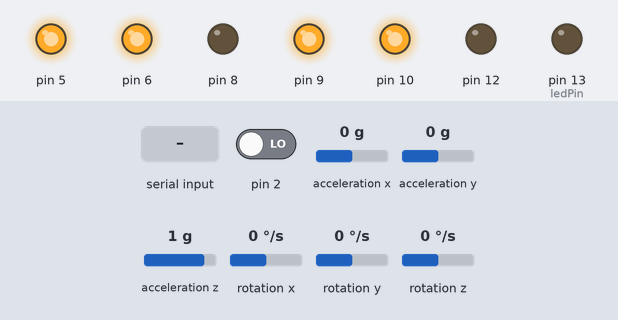
Bench run of a sketch on a simulated Arduino Uno, built with avr-gcc and run on an emulated ATmega328P. On the bench: output pins drawn as LEDs (lit = HIGH). The inputs (shaded band) are chosen by the test bench; at power-on: acceleration y 0 g, acceleration z 1 g, pin 2 LOW, acceleration x 0 g, rotation x 0 °/s, rotation y 0 °/s, rotation z 0 °/s. The sensor or clock chip raises its interrupt line as the real part does.

Above: at 1.7 s.
1.8 s: acceleration y set to 0.8 g
At 2.4 s:
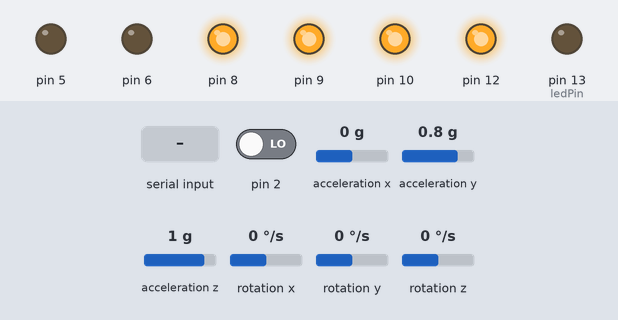
3.3 s: "L" received over the second serial link
At 4.3 s:
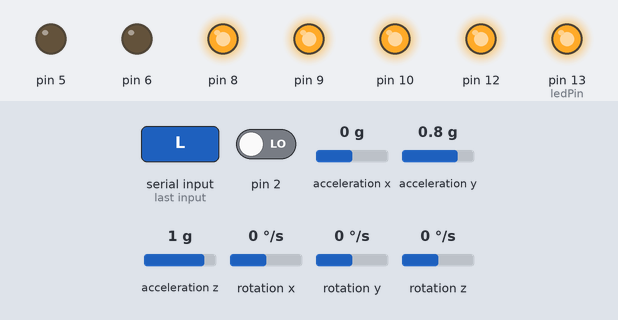
4.8 s: acceleration z set to 1.4 g
At 5.9 s:
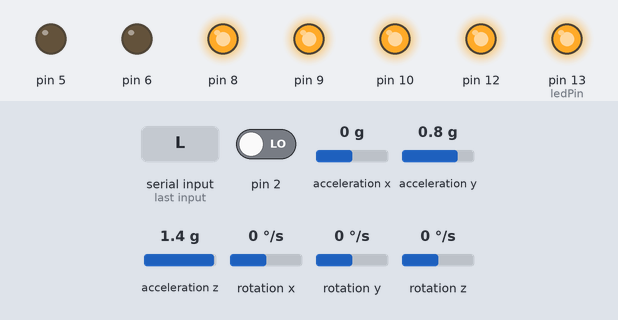
6.3 s: acceleration y set to -1.4 g
At 7.0 s:
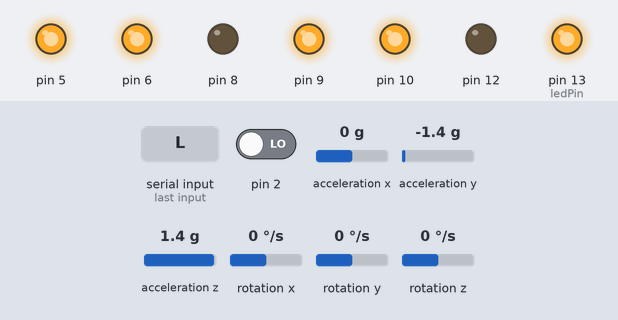
7.8 s: acceleration y set to 1.4 g
At 8.5 s:
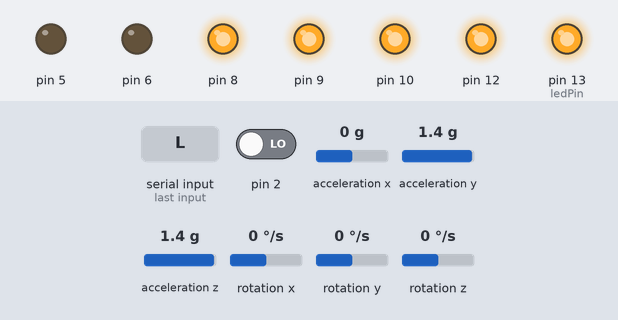
Timing chart, 0 to 10.3 s (numbered marks = the images above; inputs shaded):
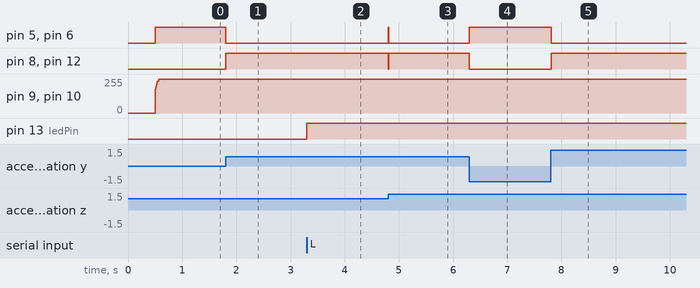

The sketch:

Codigo_Equilibrista_Vertical.ino
```cpp
#include <PID_v1.h> // Inclui biblioteca do PID
#include <LMotorController.h> // Inclui biblioteca do controlador de motores DC
#include "I2Cdev.h"  // Inclui a biblioteca I2C (Protocolo de comunicação usado pelo MPU6050)
#include<SoftwareSerial.h>

#include "MPU6050_6Axis_MotionApps20.h" // Inclui a biblioteca MPU6050_6Axis_MotionApps20 (Configuração do modo escolhido para setup no MPU6050)


#if I2CDEV_IMPLEMENTATION == I2CDEV_ARDUINO_WIRE //Implementa se necessário uma comunicação para o arduino com o protocolo I2C incluindo-se a biblioteca Wire
    #include "Wire.h" // Inclui biblioteca Wire (Comunicação do arduino com o protocolo I2C)
#endif //Fim da macro condição

#define LOG_INPUT 0 // Define a constante LOG_INPUT, se for diferente de 0 imprime no serial os valores obtidos pelo giroscópio; se for 0 não imprime
#define MANUAL_TUNING 0 // Define a constante MANUAL_TUNING, se for diferente de 0 a configuração do PID se dar por forma manual (Através dos potenciômetros); se for 0 usa o PID pré-definido
#define LOG_PID_CONSTANTS 0 //Define a constante LOG_PID_CONSTANTS, se for diferente de 0 imprime no serial os valores manuiais obtidos de Kp, Ki e Kd; se for 0 não imprime
#define MIN_ABS_SPEED 30 // Define a constante MIN_ABS_SPEED, que será o menor valor de velocidade para os motores
#define BLUETOOTH 1

//Bluetooth

const int rxpin = 4; // pin used to receive (not used in this version)
const int txpin = 11; // pin used to send to LCD

SoftwareSerial bluetooth(rxpin, txpin); // new serial port on pins 11 and 4 (TX, RX no Bluetooth)

const int ledPin = 13;
int incomingByte;

// MPU

MPU6050 mpu; //Inclui as funções do MPU6050

// MPU controle/status das variáveis
bool dmpReady = false;  // Verifica se a conexão com o DMP (Digital Motion Processor) no MPU6050 foi realizada com sucesso, se sim recebe True
uint8_t mpuIntStatus;   // Mantém o byte atual do estado de interrupção do MPU6050
uint8_t devStatus;      // Retorno após cada operação do dispositivo com a comunicação I2Cdev (se for igual a 0 sucesso, se for diferente de 0 erro)
uint16_t packetSize;    // Tamanho do pacote DMP esperado (o padrão é 42 bytes)
uint16_t fifoCount;     // Contagem de todos os bytes atualmente no FIFO (acrônimo para First In, First Out, que em português significa primeiro a entrar, primeiro a sair)
uint8_t fifoBuffer[64]; // Buffer de armazenamento do FIFO

// Orientação/Movimento das variáveis
Quaternion q;           // [w, x, y, z]         Recipiente quaternion
VectorFloat gravity;    // [x, y, z]            Vetor gravidade
float ypr[3];           // [yaw, pitch, roll]   yaw/pitch/roll Recipiente e vetor gravidade (ypr[3] é igual a 3 pois usamos o valor de roll)


// PID

#if MANUAL_TUNING // Macro condição, se a constante MANUAL-TUNING for diferente de 0 realiza os comandos do encadeamento abaixo
  double kp , ki, kd; // Define kp, ki e kd como sendo do tipo double
  double prevKp, prevKi, prevKd; // Define prevKp, prevKi e prevKd como sendo do tipo double
#endif // Encerra a Macro condição

double anguloMovimentar = 3;
double originalSetpoint = 5;
double setpoint = originalSetpoint; // Define setpoint como sqendo do tipo double e igual ao originalSetpoint (Para efeito de cálculos no PID)
double input, output; // Define input e output como sendo do tipo double (Valores de entrada e saída do cálculo PID)

#if MANUAL_TUNING // Macro condição, se a constante MANUAL_TUNING for diferente de 0 realiza o comando abaixo (Ajuste do PID de forma Manual com potenciômetros)
  PID pid(&input, &output, &setpoint, 0, 0, 0, DIRECT); // Define a função do PID com os valores informados para o input, output, setpoint, Kp, Ki, Kd e o sentido de direção do controle
#else // Macro condição, se não for diferente de 0 realiza o comando abaixo (Ajuste pré-definido do PID, "forma Automática")
  PID pid(&input, &output, &setpoint, 30, 350, 1.7, DIRECT); // Define a função do PID com os valores informados para o input, output, setpoint, Kp, Ki, Kd e o sentido de direção do controle
#endif  // Encerra a Macro condição
//Obs: Valores Manuais para o PID melhores aceitos no nosso robô KP = 21 KI = 47 KD = 0.4
//Atualizacao KP = 30, KI = 350, KD = 1.7

// Controle do MOTOR


int ENA = 9; // Pino de Saída do controle PWM do motor Esquerdo
int IN1 = 5; // Pino de Saída da ligação do motor Esquerdo, HIGH ou LOW
int IN2 = 8; // Pino de Saída da ligação do motor Esquerdo, HIGH ou LOW
int IN3 = 6; // Pino de Saída da ligação do motor Direito, HIGH ou LOW
int IN4 = 12; // Pino de Saída da ligação do motor Direito, HIGH ou LOW
int ENB = 10; // Pino de Saída do controle PWM do motor Direito

int velocidadeMotorA = 1;
int velocidadeMotorB = 1;

LMotorController motorController(ENA, IN1, IN2, ENB, IN3, IN4, velocidadeMotorA, velocidadeMotorB); // Define os pinos na função da biblioteca de controle de motores DC e as constantes de velocidade dos motores


// Temporizador


long time1Hz = 0; // Define time1Hz como sendo do tipo long


// MPU e DMP
volatile bool mpuInterrupt = false;     // indica se o pino de interrupção do MPU6050 foi alto (HIGH)
void dmpDataReady() // Define a função dmpDataReady para verificação de inicialização do DMP (Digital Motion Processor)
{
    mpuInterrupt = true; // Análisa se houve interrupção do MPU6050 se sim recebe True
}


void setup() //Função de configuração do setup para inicialização no arduino
{
    // aderir ao barramento I2C (a biblioteca I2Cdev não faz isso automaticamente)
    #if I2CDEV_IMPLEMENTATION == I2CDEV_ARDUINO_WIRE  // Verifica se a implementação da comunicação I2Cdev com o arduino é compatível com as funções I2CDEV_ARDUINO_WIRE
        Wire.begin(); // Inicia a comunicação com o MPU6050 e o arduino
        TWBR = 24; // Define a velocidade do Clock de comunicação do MPU e o CPU do arduino
    #elif I2CDEV_IMPLEMENTATION == I2CDEV_BUILTIN_FASTWIRE //Se não, verifica se a implementação da comunicação I2Cdev com o arduino é compatível com as funções I2CDEV_BUILTIN_FASTWIRE
        Fastwire::setup(400, true); // Inicia a função de comunicação do MPU com o arduino pela biblioteca Fastwire definindo os paramêtros da função
    #endif // Encerra a Macro condição

    bluetooth.begin(115200); //Inicia a porta de comunicção Serial com o bluetooth
    Serial.begin(115200); //Inicia a porta de comunicação Serial

    //Configura porta do led como saída

    pinMode(ledPin, OUTPUT);

    // Inicia o dispostivo de comunicação I2C (MPU6050)
    mpu.initialize(); // Função de inicialização do MPU6050

    #if BLUETOOTH
      // Verifica a conexão do dispositivo com o arduino
      bluetooth.println(mpu.testConnection() ? F("MPU6050 connection successful") : F("MPU6050 connection failed")); //Realiza a função de teste de conexão com o MPU e imprime se falhou ou funcionou
    #else
      Serial.println(mpu.testConnection() ? F("MPU6050 connection successful") : F("MPU6050 connection failed")); //Realiza a função de teste de conexão com o MPU e imprime se falhou ou funcionou
    #endif

    // Carrega e configura o DMP (Digital Motion Processor)
    devStatus = mpu.dmpInitialize(); // Invoca a função de inicialização do DMP e salva seu retorno na variável devStatus

    // Forneça os valores de deslocamentos do giroscópio, ajustados para a sensibilidade mínima
    mpu.setXGyroOffset(220); // Define o valor como paramêtro da função para o ângulo X do Giroscópio
    mpu.setYGyroOffset(76); // Define o valor como paramêtro da função para o ângulo Y do Giroscópio
    mpu.setZGyroOffset(-85); // Define o valor como paramêtro da função para o ângulo z do Giroscópio
    mpu.setZAccelOffset(1788); // Define o valor como paramêtro da função para o ângulo Z do Acelerômetro

    // Certifica-se se o valor da inicialização do DMP foi realizada com sucesso (retorna 0 se assim for)
    if (devStatus == 0)
    {
        // Liga o DMP, agora que está ok (Passou no teste)
        mpu.setDMPEnabled(true); // Invoca a função de habilitação do DMP passando o paramêtro verdadeiro

        // Ativa a detecção de interrupção do Arduino
        attachInterrupt(0, dmpDataReady, RISING); // Invoca a função de interrupção do MPU6050 com os paramêtros fornecidos entre parênteses
        mpuIntStatus = mpu.getIntStatus(); // Invoca a função do status do funcionamento da interrupção do MPU6050 e salva o retorno na variável mpuIntStatus

        // define nosso sinalizador DMP Ready para que a função loop () principal saiba que está tudo ok
        dmpReady = true; // A variável dmpReady recebe o valor bolleano Verdadeiro

        // obter tamanho de pacote DMP esperado para comparação posterior
        packetSize = mpu.dmpGetFIFOPacketSize();

        // Configuração do PID

        pid.SetMode(AUTOMATIC); // Invoca a função de definição do modo do PID e realiza o setup da forma escolhida
        pid.SetSampleTime(10); // Invoca a função do tempo de amostragem do PID (Tempo de realização dos cálculos em milisegundos)
        pid.SetOutputLimits(-255, 255); // Invoca a função da saída limite do PID e define os valores máximo e mínimo
    }
}


void loop()  //Função de configuração do loop de repetição do arduino
{
    // se a programação de configuração falhou, não realiza nada do loop
    if (!dmpReady) return;

    // aguarde interrupção do MPU com pacote(s) extra disponível
    while (!mpuInterrupt && fifoCount < packetSize)
    {

        // Quando o MPU6050 envia os dados, é executado os cálculos do PID e de acordo com o cálculo define a velocidade de saída para os motores
        pid.Compute(); // Invoca a função do cálculo do PID da biblioteca do arduino
        motorController.move(output * velocidadeMotorA, output * velocidadeMotorB, MIN_ABS_SPEED); // Invoca a função de controle dos motores DC Usando como paramêtros os motores a velocidade (output do PID) e a velociade Mínima
        unsigned long currentMillis = millis(); // Define currentMillis como sendo do tipo unsigned long, que recebe os milisegundos de cada loop

        if (currentMillis - time1Hz >= 1000) // Se o tempo de currentMillis menos o tempo de time1Hz for menor ou igual a 1000 realiza o código abaixo
        {
            loopAt1Hz(); // Invoca a função loopAt1Hz que está definida próxima ao final do código
            time1Hz = currentMillis; // Define que a variável time1Hz é igual a variável currentMillis (De 1000 em 1000 "A cada segundo")
        }

    }

    // redefini o sinalizador de interrupção e obtém o valor do byte INT_STATUS
    mpuInterrupt = false; // A variável mpuInterrupt recebe Falso para redefinição
    mpuIntStatus = mpu.getIntStatus(); // A variável mpuIntStatus recebe o valor do estado do byte de interrupção do MPU6050

    // Obter conta FIFO atual
    fifoCount = mpu.getFIFOCount();

    // Verifica se ocorre Overflow "estouro da memória" (Não deve acontecer com frêquencia)
    if ((mpuIntStatus & 0x10) || fifoCount == 1024)
    {
        // Se acontecer o overflow o FIFO do MPU6050 é resetado para continuar limpo
        mpu.resetFIFO(); // Função que reseta o FIFO (acrônimo para First In, First Out, que em português significa primeiro a entrar, primeiro a sair) do MPU6050
    }

    // Caso contrário, verifica se há interrupção pronta de dados do DMP (isso deve acontecer com freqüência)
    else if (mpuIntStatus & 0x02)
    {
        // Aguarda o comprimento correto dos dados disponíveis, deve ser uma espera MUITO curta
        while (fifoCount < packetSize) fifoCount = mpu.getFIFOCount();

        // Ler um pacote de FIFO
        mpu.getFIFOBytes(fifoBuffer, packetSize);

        // Pista FIFO contagem aqui caso haja mais que 1 pacote disponível
        // (Isso nos permite ler imediatamente mais sem esperar por uma interrupção de novos dados)
        fifoCount -= packetSize;

        mpu.dmpGetQuaternion(&q, fifoBuffer); // Lê os valores do recepiente quartenion do MPU6050 obtidos pelo DMP e com uma ordem FIFO
        mpu.dmpGetGravity(&gravity, &q); // Lê os valores da gravidade do MPU6050 obtidos pelo DMP e com uma ordem FIFO
        mpu.dmpGetYawPitchRoll(ypr, &q, &gravity); // Lê os valores de Yaw, Pitch e Roll do MPU6050 obtidos pelo DMP e com uma ordem FIFO
        #if LOG_INPUT // Se a constante LOG_INPUT da Macro decisão for diferente de 0 imprime no Serial os valores de Yaw, Pitch e Roll obtidos pelo MPU6050, Se for igual a 0 não imprime
            Serial.print("ypr\t"); // Imprime no Serial, "ypr" (Que significa Yaw, Pitch e Roll, respectivamente do MPU6050)
            Serial.print(ypr[0] * 180/M_PI); // Imprime no Serial, o valor de Yaw
            Serial.print("\t"); // Imprime um espaçamento de tabulação (tab)
            Serial.print(ypr[1] * 180/M_PI); // Imprime no Serial, o valor de Pitch
            Serial.print("\t"); // Imprime um espaçamento de tabulação (tab)
            Serial.println(ypr[2] * 180/M_PI); // Imprime no Serial, o valor de Roll
        #endif // Encerra a Macro condição
        input = ypr[2] * 180/M_PI; // Seleciona o valor desejado para o programa, se ypr[0] = Yaw, se ypr[1] = Pitch, se ypr[2] = Roll
                                         // Armazena no input para o cálculo do PID o valor desejado para o robô, (No nosso caso o valor de Roll ypr[2])
   }
   #if BLUETOOTH
      bluetooth_control();
   #endif
}


void bluetooth_control() {

  // see if there's incoming serial data:
  if (bluetooth.available() > 0) {
    // read the oldest byte in the serial buffer:
    incomingByte = bluetooth.read();

    switch (incomingByte) {
      case 'F':
        setpoint = originalSetpoint - anguloMovimentar;
        break;
      case 'T':
        setpoint = originalSetpoint + anguloMovimentar;
        break;
      case 'D':
        setpoint = originalSetpoint + anguloMovimentar;
        velocidadeMotorB = 0.5;
        break;
      case 'E':
        setpoint = originalSetpoint + anguloMovimentar;
        velocidadeMotorA = 0.5;
        break;
      case 'L':
        digitalWrite(ledPin, !digitalRead(ledPin));
        break;
    }

    if (incomingByte == 'C' or (incomingByte == 'E' and !equilibrado()) or (incomingByte == 'D' and !equilibrado())) { //Terminar movimentação
      velocidadeMotorA = 1;
      velocidadeMotorB = 1;
      setpoint = originalSetpoint;
    }
  }
}

boolean equilibrado() {
  return (input < (originalSetpoint + anguloMovimentar) and input > (originalSetpoint - anguloMovimentar));
}


void loopAt1Hz() // Define a função loopAt1Hz (É realizada a cada segundo)
{
#if MANUAL_TUNING // Se a constante MANUAL_TUNING for diferente de 0, é realizado o comando abaixo
    setPIDTuningValues(); // Define os valores do Kp, Ki e Kd do PID, que podem ser definidos pelos potenciômetros
#endif // Encerra a Macro condição
}

//PID Configuração (com 3 potenciômetros)

#if MANUAL_TUNING // Se a constante MANUAL_TUNING for diferente de 0 a macro decisão realiza os códigos abaixo
void setPIDTuningValues() // Invoca a função de setup do PID
{
    readPIDTuningValues(); // Lê os valores das constantes configuradas para o PID

    if (kp != prevKp || ki != prevKi || kd != prevKd) // Se os valores antigos das constantes antigas forem diferentes das atuais, realiza os códigos abaixo
    {
#if LOG_PID_CONSTANTS // Se a constante LOG_PID_CONSTANTS for diferente de zero (Recomendado se a configuração for alterada para manual), realiza o código abaixo
        Serial.print(kp);Serial.print(", ");Serial.print(ki);Serial.print(", ");Serial.println(kd); // Imprime no Serial, os valores de Kp, Ki e Kd obtidos pelos potenciômetros
#endif // Encerra a Macro condição

        pid.SetTunings(kp, ki, kd); // Como os valores atuais são diferentes dos antigos, invoca a função de configuração do PID e faz o setup dos novos valores
        prevKp = kp; prevKi = ki; prevKd = kd; // Define que os valores antigos são iguais aos atuais após a configuração
    }
}


void readPIDTuningValues() // Define a função readPIDTuningValues(), para leitura dos valores das constantes do PID atráves dos potenciômetros
{
    int potKp = analogRead(A0); //Define potKp como sendo int (inteiros), que recebe o valor do potenciômetro do pino A0 do arduino
    int potKi = analogRead(A1); //Define potKi como sendo int (inteiros), que recebe o valor do potenciômetro do pino A1 do arduino
    int potKd = analogRead(A2); //Define potKd como sendo int (inteiros), que recebe o valor do potenciômetro do pino A2 do arduino

    kp = map(potKp, 0, 1023, 0, 25000) / 100.0; //0 - 250 Faz um novo mapeamento "Regra de Três" dos novos valores máximos e mínimos da leitura do potenciômetro representando Kp
    ki = map(potKi, 0, 1023, 0, 100000) / 100.0; //0 - 1000 Faz um novo mapeamento "Regra de Três" dos novos valores máximos e mínimos da leitura do potenciômetro representando Ki
    kd = map(potKd, 0, 1023, 0, 500) / 100.0; //0 - 5 Faz um novo mapeamento "Regra de Três" dos novos valores máximos e mínimos da leitura do potenciômetro representando Kd
}
#endif // Encerra a Macro condição
```

Measured:
- after the input at 1.8 s, pin 5, pin 6: HIGH → LOW at once; pin 8, pin 12: LOW → HIGH at once
- after the input at 3.3 s, pin 13 (ledPin): LOW → HIGH at once
- after the input at 4.8 s, pin 5, pin 6: LOW → HIGH at once, → LOW 0.01 s later; pin 8, pin 12: HIGH → LOW at once, → HIGH 0.01 s later
- after the input at 6.3 s, pin 5, pin 6: LOW → HIGH at once; pin 8, pin 12: HIGH → LOW at once
- after the input at 7.8 s, pin 5, pin 6: HIGH → LOW at once; pin 8, pin 12: LOW → HIGH at once
